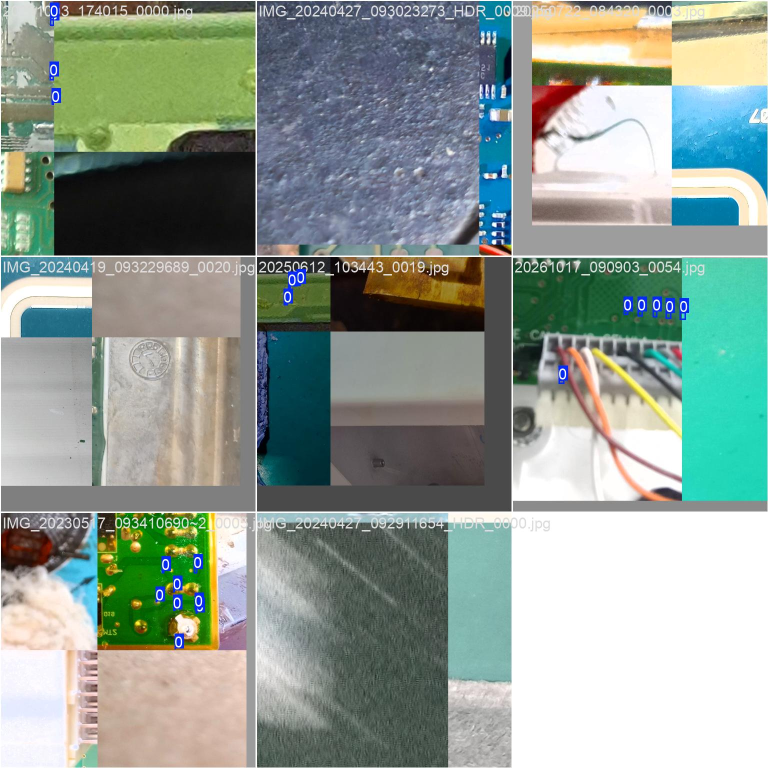
#> input picture runs/pads_rapido/train_batch0.jpg, 1536 x 1536 px (shown at 1/2 size)
$ python -i detector_smart.py   (imports and definitions only)
#> lines starting #> are read from the running program, lines starting #| are printed output that depends on the picture; after the words box and inside, x2 and y2 are one past the last pixel; in counts of white or black regions, pixels touching at a corner belong together
#> further down, picture is the input picture: shape (1536, 1536, 3); mean B, G, R 148, 157.1, 143
"""Detector 'smart' de pads: iluminação adaptativa, forma, espessura e furo.

Diferenças vs detector clássico (limiar fixo):
- Limiar de metal automático (Otsu entre pixels de baixa saturação);
- Remove texto/trilhas finas pela espessura (distance transform);
- Detecta e rejeita vias/furos (contorno com furo interno);
- Classifica forma (circulo/retangulo/oval) e ângulo;
- Score de confiança por pad;
- Modo 'por exemplo': template matching multi-escala a partir de um pad real.
"""
from __future__ import annotations

import cv2
import numpy as np


def _limiar_metal(img_bgr):
    hsv = cv2.cvtColor(img_bgr, cv2.COLOR_BGR2HSV)
    S = hsv[:, :, 1]; V = hsv[:, :, 2]
    baixa = S < 110
    amostra = V[baixa] if int(baixa.sum()) > 200 else V.ravel()
    try:
        thr, _ = cv2.threshold(amostra.reshape(-1, 1), 0, 255, cv2.THRESH_BINARY + cv2.THRESH_OTSU)
    except Exception:
        thr = 140.0
    return float(np.clip(thr, 80, 225))


def detectar_pads_smart(img_bgr, escala=1.0, sensibilidade=0.55, area_min=6, area_max=1500,
                        nms=10, rejeitar_vias=True, usar_gpu=False):
    """Retorna (pads, mascara). Pads incluem score, forma e angulo."""
#> called with escala = 1, sensibilidade = 0.55, area_min = 6, area_max = 1500, nms = 10, rejeitar_vias = True, usar_gpu = False
    s = max(0.2, min(1.0, float(escala)))
    h0, w0 = img_bgr.shape[:2]
    img = img_bgr if s >= 0.999 else cv2.resize(img_bgr, (max(1, int(w0 * s)), max(1, int(h0 * s))), interpolation=cv2.INTER_AREA)
    # Pre-processamento na VRAM quando disponivel (AMD/Intel/NVIDIA via OpenCL).
    # Se o driver falhar, repete em CPU sem interromper a deteccao.
    hsv = None; mask_green = None
    kc = max(5, int(25 * s / 0.6) | 1)
    k_close = cv2.getStructuringElement(cv2.MORPH_ELLIPSE, (kc, kc))
    if usar_gpu:
        try:
            u = cv2.UMat(img)
            u_hsv = cv2.cvtColor(u, cv2.COLOR_BGR2HSV)
            u_mask = cv2.inRange(u_hsv, np.array([35, 20, 20], np.uint8), np.array([90, 255, 255], np.uint8))
            u_mask = cv2.morphologyEx(u_mask, cv2.MORPH_CLOSE, k_close, iterations=3)
            hsv = u_hsv.get(); mask_green = u_mask.get()
        except Exception:
            hsv = None; mask_green = None
    if hsv is None:
        hsv = cv2.cvtColor(img, cv2.COLOR_BGR2HSV)
#> hsv: shape (1536, 1536, 3); mean H, S, V 50.8, 61.7, 166.8
        mask_green = cv2.inRange(hsv, np.array([35, 20, 20]), np.array([90, 255, 255]))
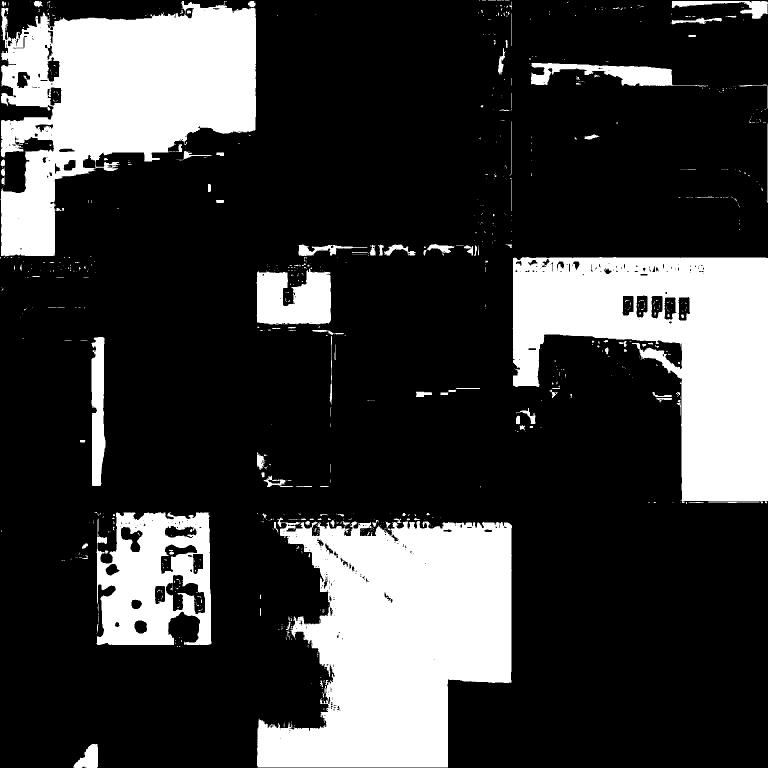
#> mask_green: shape (1536, 1536) (shown at 1/2 size); 23.2% white; 866 white regions (747 under 20 px), largest, box (x1, y1, x2, y2) and area: (514, 1035, 1024, 1535) 175049, (1, 2, 512, 512) 145090, (1025, 514, 1536, 1007) 140188
        mask_green = cv2.morphologyEx(mask_green, cv2.MORPH_CLOSE, k_close, iterations=3)
#> mask_green: shape (1536, 1536); 37.8% white; 14 white regions (10 under 20 px)
    H, S, V = cv2.split(hsv)
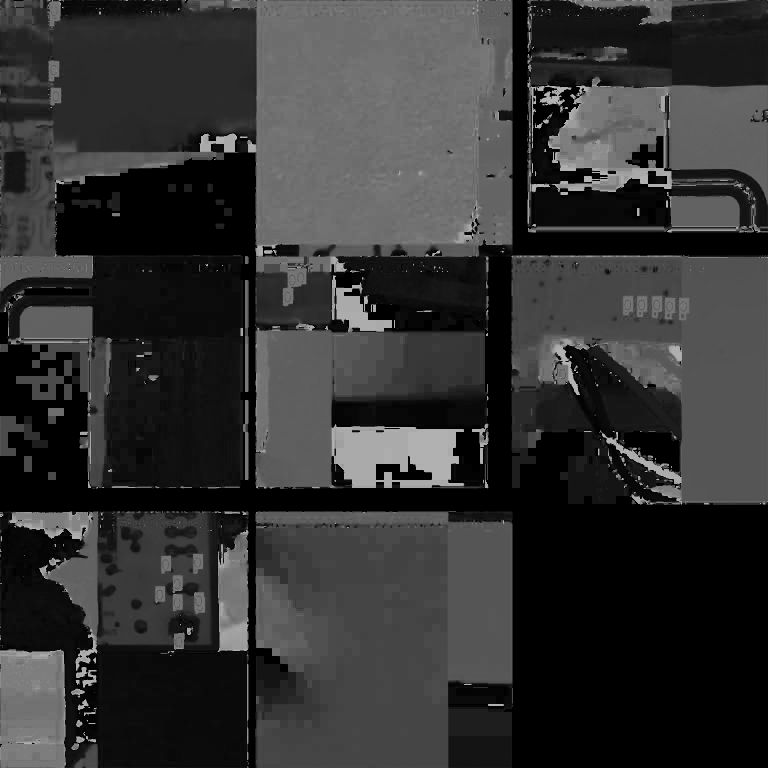
#> H: shape (1536, 1536) (shown at 1/2 size); min 0, max 179, mean 50.8
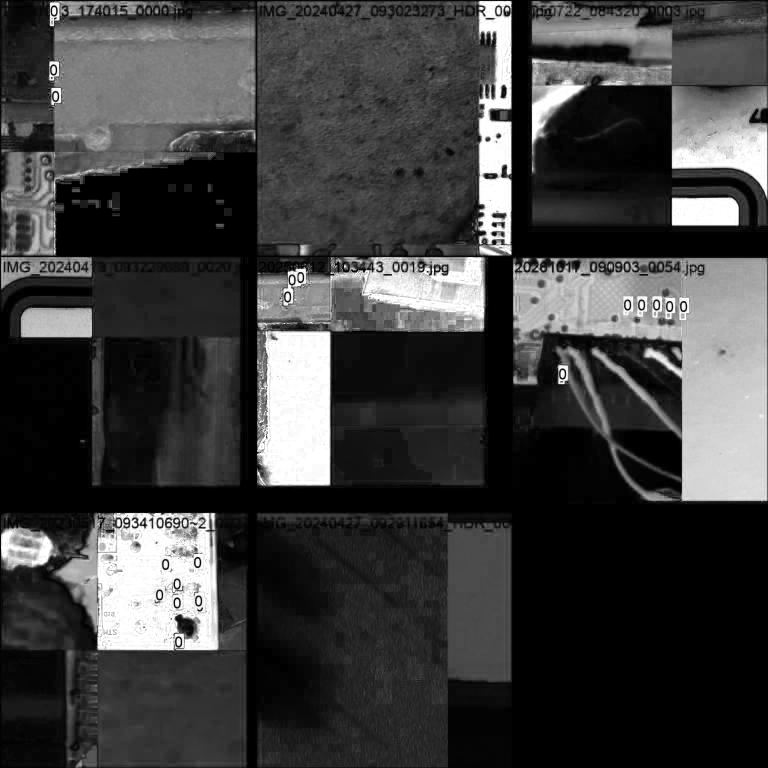
#> S: shape (1536, 1536) (shown at 1/2 size); min 0, max 255, mean 61.7
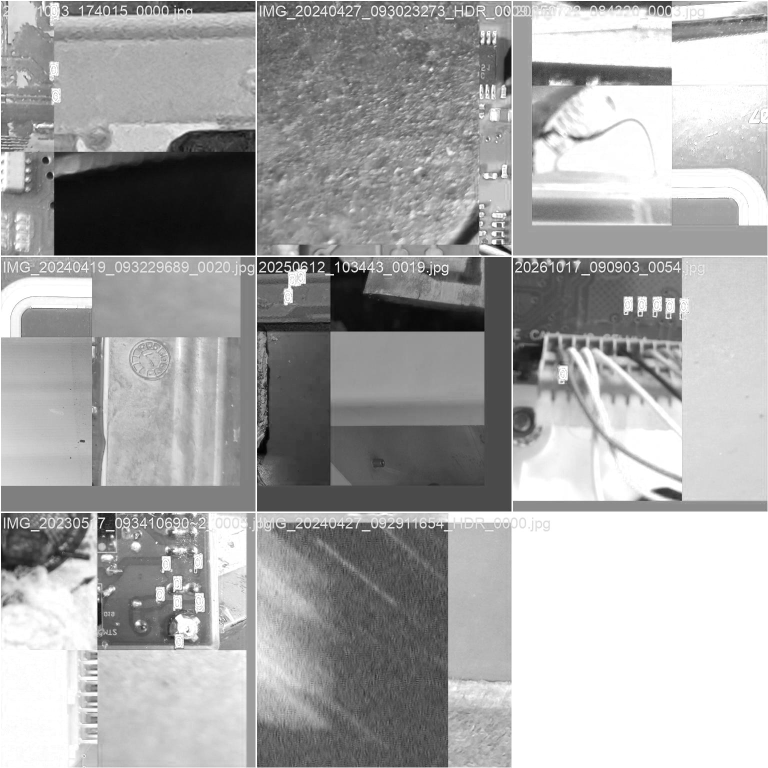
#> V: shape (1536, 1536) (shown at 1/2 size); min 0, max 255, mean 166.8

    # ROI = placa (verde), com folga
    cnts, _ = cv2.findContours(mask_green, cv2.RETR_EXTERNAL, cv2.CHAIN_APPROX_SIMPLE)
#> cnts = 14 contours, 10 with area under 20; largest, box (x1, y1, x2, y2) and area: (0, 0, 1024, 1536) 521880, (513, 0, 1536, 1008) 490184, (147, 1488, 196, 1536) 1475, (828, 776, 960, 794) 602
    roi = np.zeros(mask_green.shape, np.uint8)
    area_placa = roi.shape[0] * roi.shape[1]
    maior_verde = max((cv2.contourArea(c) for c in cnts), default=0.0)
#> maior_verde = 521880
    # so confia no ROI se o contorno verde maior for de fato uma placa (>=3% da imagem);
    # ruido verde minutilo restringiria a busca a uma celula falsa e perderia quase tudo
    if cnts and maior_verde >= 0.03 * area_placa:
        maior_idx = int(np.argmax([cv2.contourArea(c) for c in cnts]))
#> maior_idx = 13
        cv2.drawContours(roi, [cnts[maior_idx]], -1, 255, -1)
#> roi: shape (1536, 1536); 22.3% white; 1 white region, box (x1, y1, x2, y2) and area: (0, 0, 1024, 1536) 525288
        ke = max(3, int(18 * s / 0.6) | 1)
        roi = cv2.erode(roi, cv2.getStructuringElement(cv2.MORPH_ELLIPSE, (ke, ke)), iterations=1)
#> roi: shape (1536, 1536); 19% white; 4 white regions, box (x1, y1, x2, y2) and area: (0, 0, 610, 710) 216649, (529, 953, 1008, 1536) 180975, (166, 1016, 447, 1279) 50621, (180, 864, 196, 901) 264
    else:
        roi[:] = 255

    thr = _limiar_metal(img)
#> in _limiar_metal, `baixa = S < 110`:
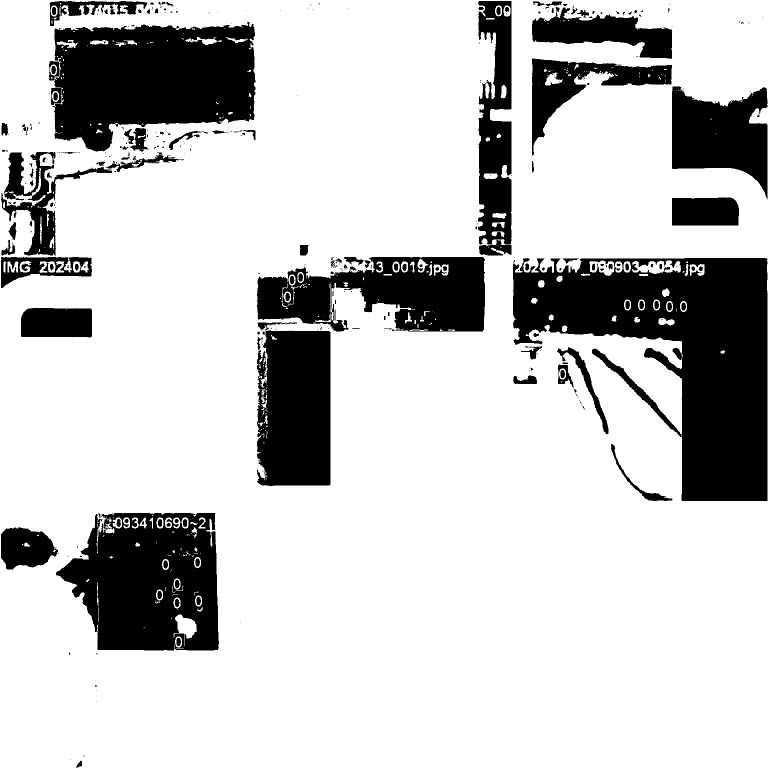
#> baixa: shape (1536, 1536) bool (shown at 1/2 size); 78.6% white; 394 black regions (258 under 20 px), largest, box (x1, y1, x2, y2) and area: (1026, 516, 1535, 1002) 127656, (98, 44, 511, 303) 78651, (112, 1026, 438, 1301) 65630
#> in _limiar_metal, `thr, _ = cv2.threshold(amostra.reshape(-1, 1), 0, 255, cv2.THRESH_BINA..`: thr = 170
#> thr = 170
    sens = float(np.clip(sensibilidade, 0.0, 1.0))
    # base parecida com o detector clássico, mas adaptativa
    brilho_min = float(np.clip(thr * (1.05 - 0.25 * sens), 115, 150))
#> brilho_min = 150
    sat_max = int(np.clip(45 + 45 * sens, 45, 90))
    metal = ((S < sat_max) & (V > brilho_min) & (V < 252)).astype(np.uint8) * 255
#> metal: shape (1536, 1536); 27.1% white; 2684 white regions (2174 under 20 px), largest, box (x1, y1, x2, y2) and area: (2, 1022, 1037, 1536) 183874, (0, 514, 493, 973) 172616, (1025, 0, 1536, 545) 76848
    metal = cv2.bitwise_and(metal, roi)
#> metal: shape (1536, 1536); 1.7% white; 434 white regions (329 under 20 px), largest, box (x1, y1, x2, y2) and area: (0, 1, 100, 183) 11092, (106, 11, 512, 57) 5715, (532, 1026, 707, 1057) 3323
    # remove texto/trilhas finas
    metal = cv2.morphologyEx(metal, cv2.MORPH_OPEN, cv2.getStructuringElement(cv2.MORPH_ELLIPSE, (3, 3)), iterations=1)
#> metal: shape (1536, 1536); 1.6% white; 184 white regions (74 under 20 px), largest, box (x1, y1, x2, y2) and area: (1, 1, 100, 182) 10763, (119, 11, 511, 46) 5296, (533, 1026, 705, 1057) 3281
    metal = cv2.morphologyEx(metal, cv2.MORPH_CLOSE, cv2.getStructuringElement(cv2.MORPH_RECT, (3, 3)), iterations=1)
#> metal: shape (1536, 1536); 1.7% white; 131 white regions (43 under 20 px)

    dist = cv2.distanceTransform(metal, cv2.DIST_L2, 5)
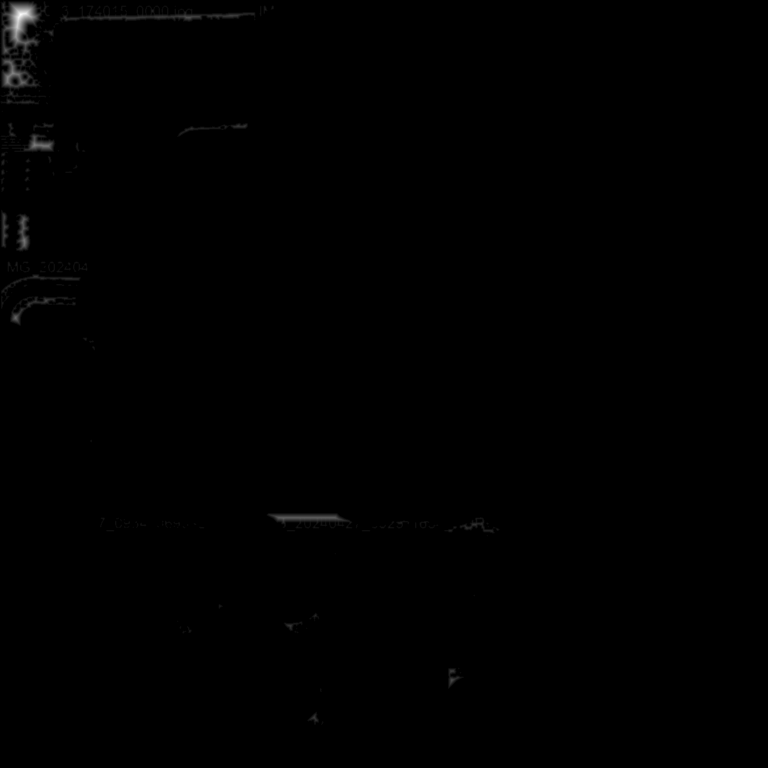
#> dist: shape (1536, 1536) float32 (shown at 1/2 size); min 0, max 27.18, mean 0.1; drawn with min black and max white
    cnts, hier = cv2.findContours(metal, cv2.RETR_CCOMP, cv2.CHAIN_APPROX_SIMPLE)
#> cnts = 185 contours, 75 with area under 20; largest, box (x1, y1, x2, y2) and area: (0, 0, 100, 210) 12793, (119, 11, 511, 46) 5576, (533, 1026, 705, 1057) 3316, (20, 592, 152, 652) 2292, (3, 266, 111, 305) 1890
    hier = hier[0] if hier is not None else []

    furos = {}
    for i, c in enumerate(cnts):
        if hier[i][3] != -1:
            pai = hier[i][3]
            furos[pai] = furos.get(pai, 0) + cv2.contourArea(c)
#> this loop made 185 passes
#> pai on passes 44, 57, 59, 60, 61, 62, 63, 69: 42, 55, 57, 57, 57, 57, 57, 67
#> after the loop, furos = 10 items

    pads = []
    for i, cnt in enumerate(cnts):
        if hier[i][3] != -1:
            continue
        area = cv2.contourArea(cnt)
        area_orig = area / (s * s)
        if area_orig < area_min or area_orig > area_max:
            continue
        x, y, w, h = cv2.boundingRect(cnt)
        if w < 3 or h < 3:
            continue
        local_dist = dist[y:y + h, x:x + w]
        espessura = 2.0 * float(local_dist.max()) if local_dist.size else 0.0
        local_V = V[y:y + h, x:x + w]; local_S = S[y:y + h, x:x + w]
        perim = cv2.arcLength(cnt, True)
        circularidade = 4 * np.pi * area / (perim * perim) if perim > 0 else 0
        hull = cv2.convexHull(cnt); ha = cv2.contourArea(hull)
        solidez = area / ha if ha > 0 else 0
        extensao = area / (w * h) if w * h > 0 else 0
        aspecto = max(w, h) / max(1, min(w, h))
        ratio_furo = furos.get(i, 0) / area if area > 0 else 0
        v_medio = float(local_V.mean()) if local_V.size else 0
        s_medio = float(local_S.mean()) if local_S.size else 0
        esp_rel = espessura / max(1.0, float(min(w, h)))
        rect = cv2.minAreaRect(cnt)
        (rcx, rcy), (rw2, rh2), ang = rect
        preench_rect = area / max(1.0, rw2 * rh2)

        # texto de serigrafia/trilhas: traco fino relativo ao tamanho
        if esp_rel < 0.32 and area_orig < 900:
            continue
        if extensao < 0.50:
            continue
        # texto e trilhas: muito fino, muito alongado ou escuro
        if aspecto > 5.0 or solidez < 0.55:
            continue
        if v_medio < 155 and area_orig < 200:
            continue
        if espessura < 2.6 * max(0.75, s) and area_orig < 150:
            continue
        # vias/furos: aro com furo interno grande
        tem_furo = ratio_furo > 0.18
        if tem_furo and rejeitar_vias:
            continue

        # retangulo minimo (orientacao)
        if circularidade >= 0.82:
            forma = 'circulo'
        elif preench_rect >= 0.82 and extensao >= 0.75:
            forma = 'retangulo'
        elif extensao >= 0.6:
            forma = 'oval'
        else:
            forma = 'poligono'

        score = 0.40 * solidez + 0.25 * min(1.0, circularidade) + 0.20 * min(1.0, espessura / 6.0) + 0.15 * min(1.0, extensao)
        if tem_furo:
            score *= 0.6
        if score < 0.40:
            continue

        M = cv2.moments(cnt)
        if M['m00'] == 0:
            continue
        cx = int((M['m10'] / M['m00']) / s)
        cy = int((M['m01'] / M['m00']) / s)
        pads.append({
            'cx': cx, 'cy': cy, 'w': int(w / s), 'h': int(h / s), 'area': int(area_orig),
            'score': round(float(score), 3), 'forma': forma,
            'angulo': round(float(ang), 1), 'via': bool(tem_furo), 'manual': False,
        })
#> this loop made 185 passes
#> (area, area_orig, x, y, w, h, espessura, perim) on passes 2, 6, 11: (264.5, 264.5, 614, 1423, 24, 27, 12.79, 86.33), (562.5, 562.5, 896, 1335, 32, 43, 16, 151.6), (46, 46, 374, 1252, 10, 14, 6, 37.8)
#> pass 2, in detectar_pads_smart, `local_S = S[y:y + h, x:x + w]`:
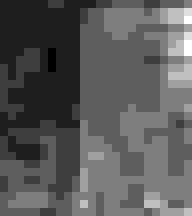
#> local_S: shape (27, 24) (shown 8 times larger); min 8, max 16, mean 10.85; drawn with min black and max white

    pads.sort(key=lambda p: p['score'], reverse=True)
    keep = []
    d = max(4, int(nms))
    for p in pads:
        if any(np.hypot(p['cx'] - q['cx'], p['cy'] - q['cy']) < d for q in keep):
            continue
        keep.append(p)
#> this loop made 9 passes
    keep.sort(key=lambda p: (p['cy'] // 80, p['cx']))
    mask_full = metal if (s >= 0.999) else cv2.resize(metal, (w0, h0), interpolation=cv2.INTER_NEAREST)
    return keep, mask_full


# [43 lines left out: function detectar_por_exemplo, not called in this run]

>>> import cv2
>>> picture = cv2.imread('../runs/pads_rapido/train_batch0.jpg')
>>> result = detectar_pads_smart(picture)
